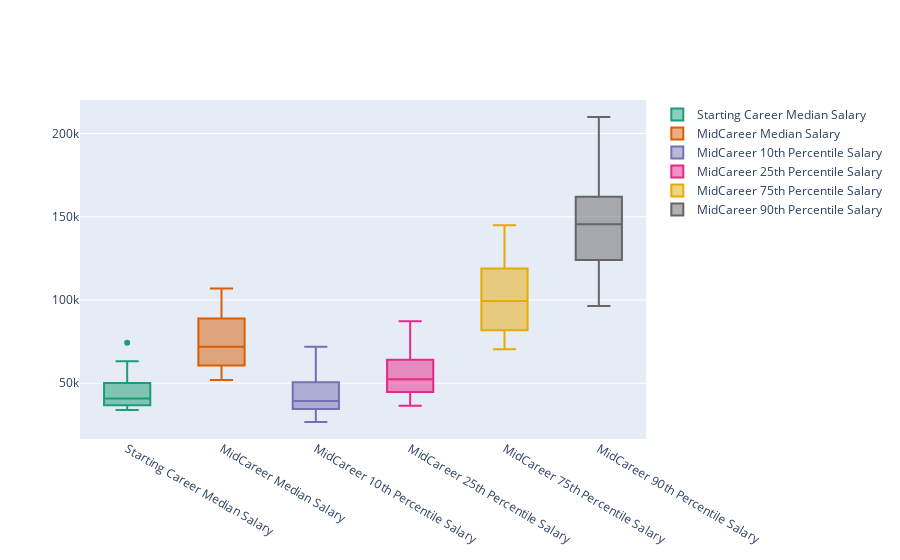

Here is the notebook cell this chart was saved with:
### Code cell
trace0 = go.Box(
    y = df_degree.start,
    name = 'Starting Career Median Salary',
    marker = dict(color = 'rgb(27,158,119)')
)
trace1 = go.Box(
    y = df_degree.midcareer,
    name = 'MidCareer Median Salary',
    marker = dict(color = 'rgb(217,95,2)')
)
trace2 = go.Box(
    y = df_degree.mid_10,
    name = 'MidCareer 10th Percentile Salary',
    marker = dict(color = 'rgb(117,112,179)')
)
trace3 = go.Box(
    y = df_degree.mid_25,
    name = 'MidCareer 25th Percentile Salary',
    marker = dict(color = 'rgb(231,41,138)')
)
trace4 = go.Box(
    y = df_degree.mid_75,
    name = 'MidCareer 75th Percentile Salary',
    marker = dict(color = 'rgb(230,171,2)')
)
trace5 = go.Box(
    y = df_degree.mid_90,
    name = 'MidCareer 90th Percentile Salary',
    marker = dict(color = 'rgb(102,102,102)')
)
data = [trace0,trace1,trace2,trace3,trace4,trace5]
iplot(data)
